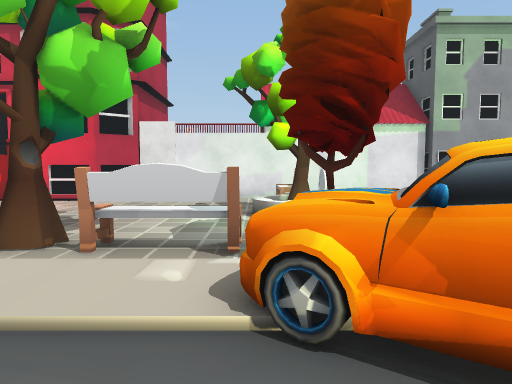
View 1 (above)

24 first-person views from a walk through a 3-D level made in the Unity game engine. The camera is 1.3 m above the floor, tilts 4° down and sees 75° across. The floor is counted in squares, 1 m on a side. Each view is taken from the middle of a square. On the plan, view 1 faces up. The plan holds only what a view shows up to about 14 squares ahead; the rest is blank. The place goes on beyond the plan. Some animated figures are left out. Some surface patterns are stand-ins.

View 2
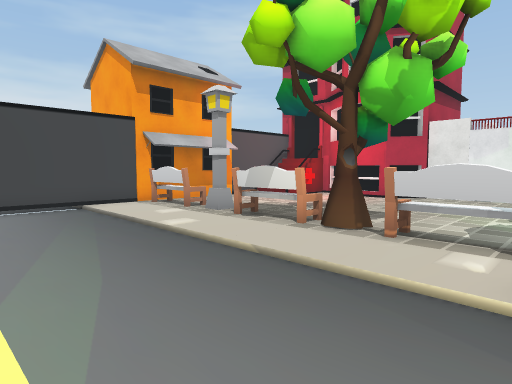

View 3
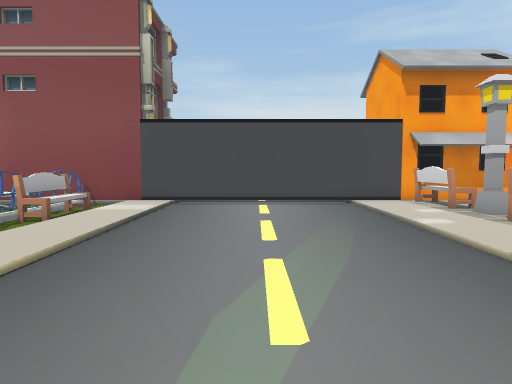

View 4
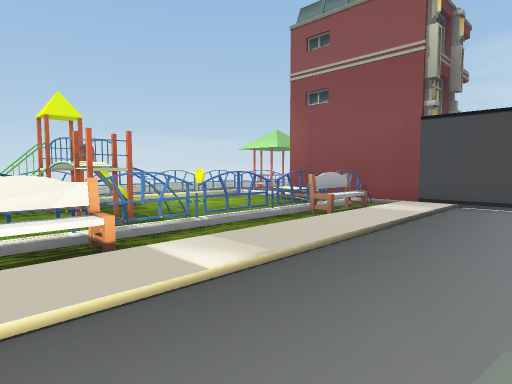

View 5
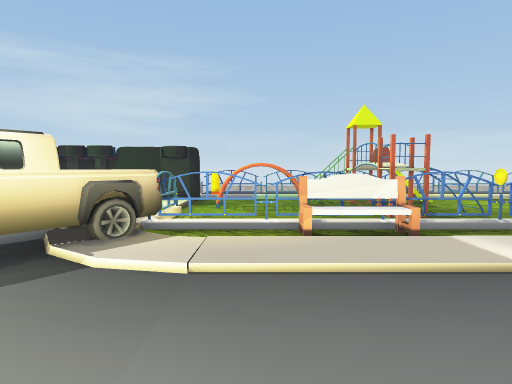

View 6
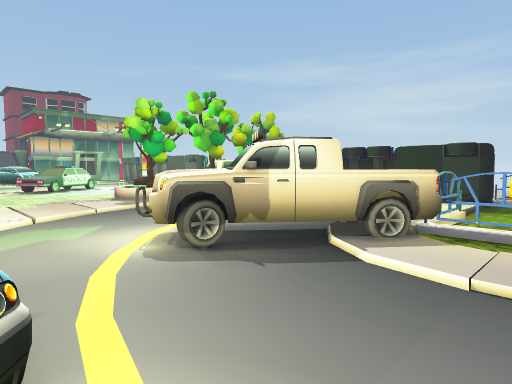

View 7
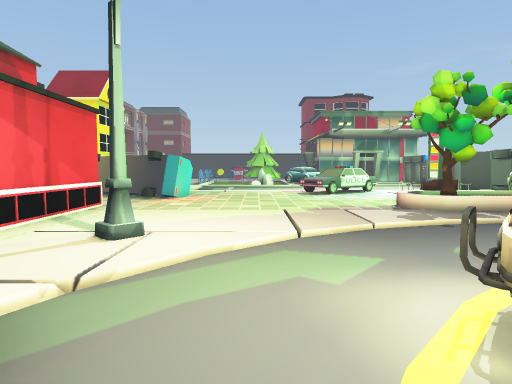

View 8
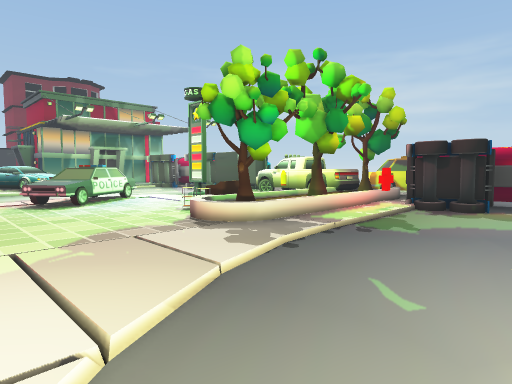

View 9
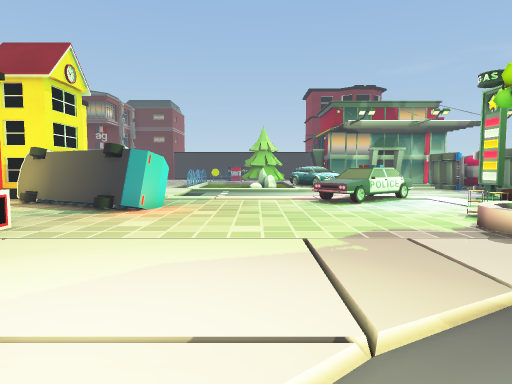

View 10
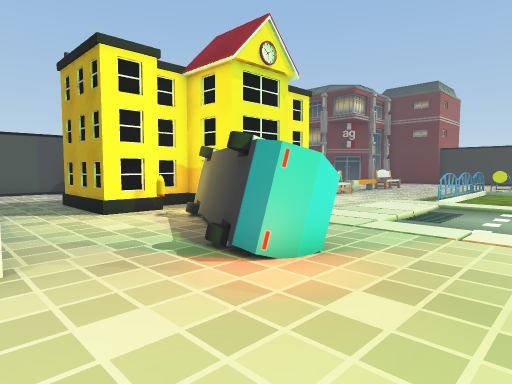

View 11
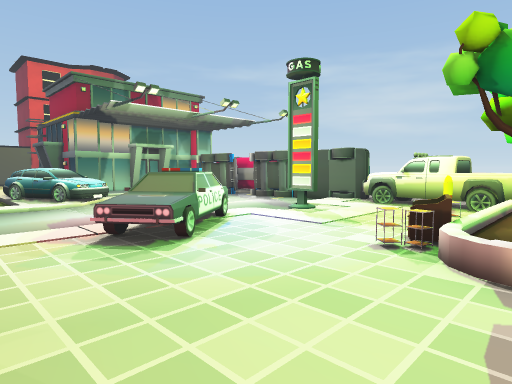

View 12
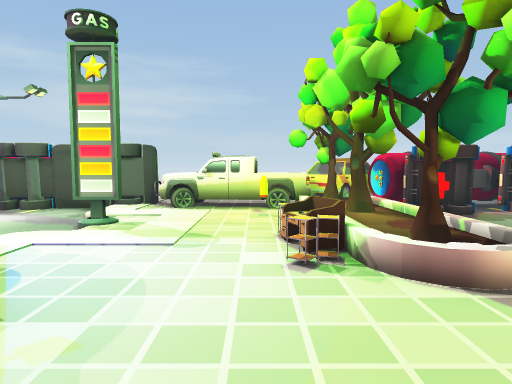

View 13
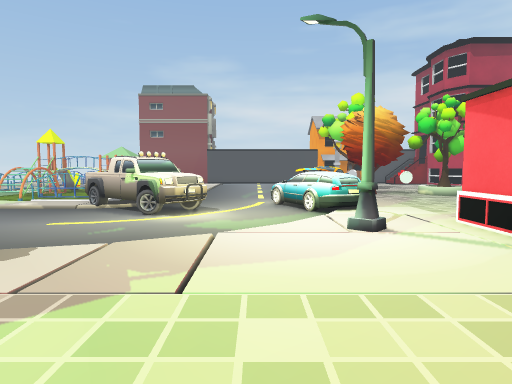

View 14
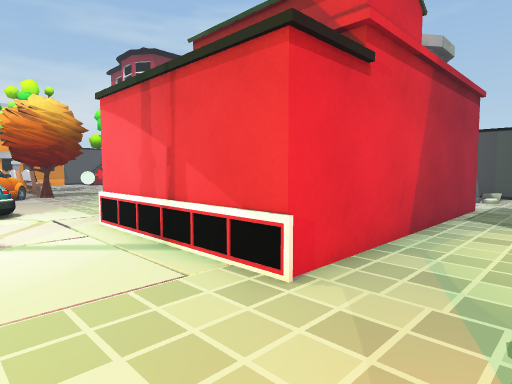

View 15
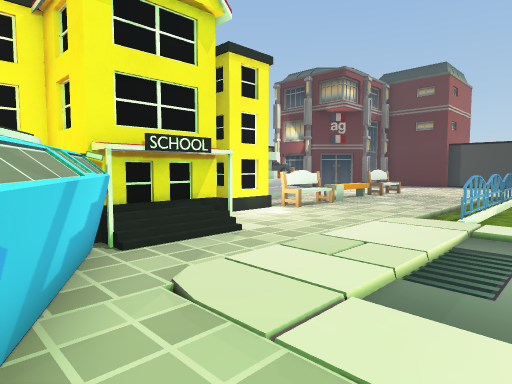

View 16
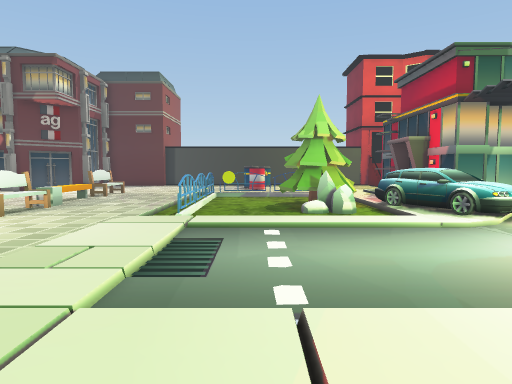

View 17
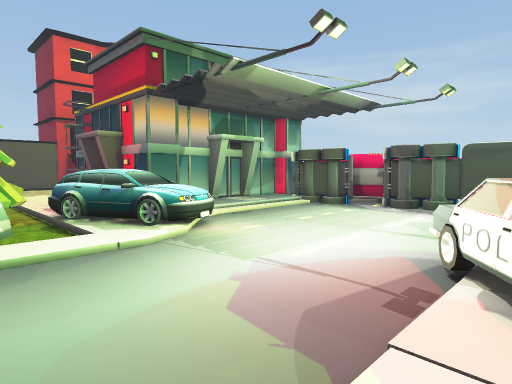

View 18
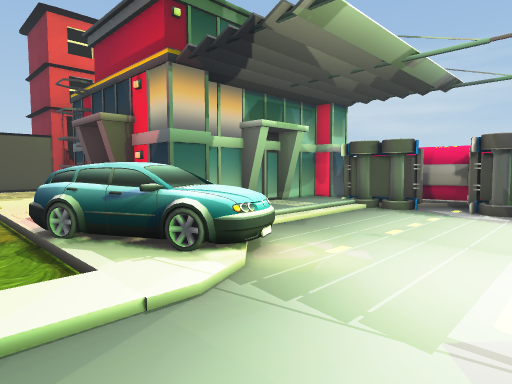

View 19
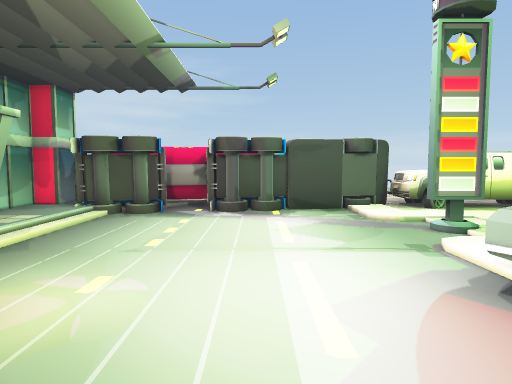

View 20
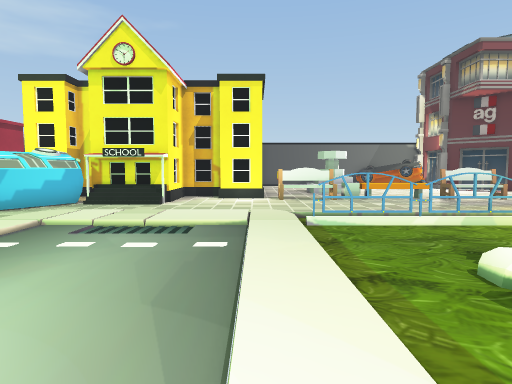

View 21
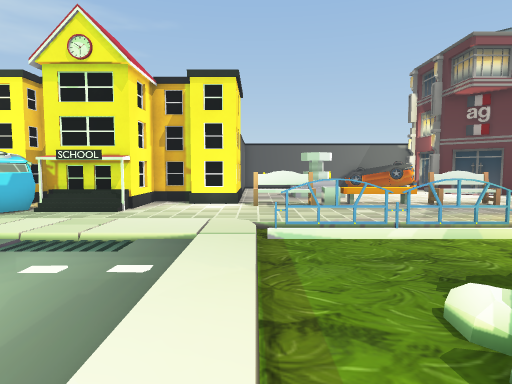

View 22
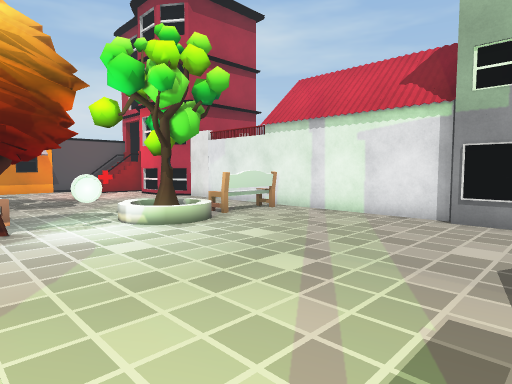

View 23
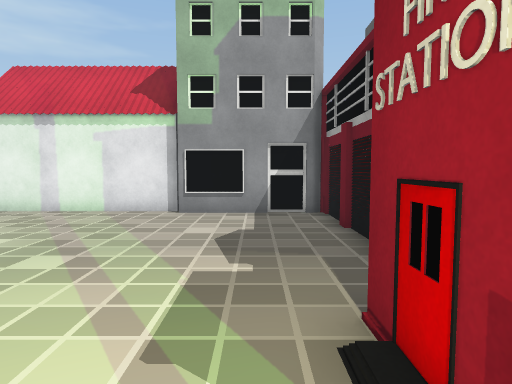

View 24
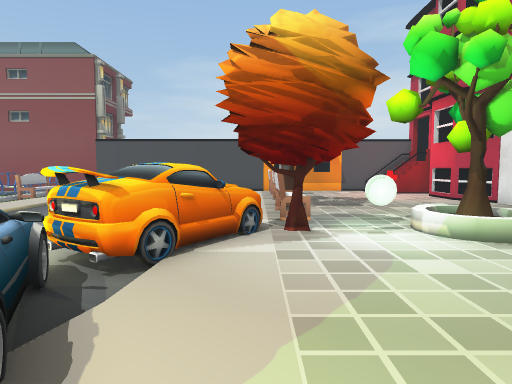

### Floor plan
Key: @ floor where view 1 was taken; # wall or solid block; x gap in a wall; . main floor; : floor 0.25 m higher than the main floor; / step, stairs or slope; = window, fence, low wall or low ledge; ^ raised ledge; B building; H house; E bench; T tree; C coin; A car; S streetlight; R railing; U bus; K desk; O other object.
Columns run from 14 left of view 1 to 35 right of it. Each row starts with its distance up from view 1.
 19                              ##
 18                               .
 17                               .
 16                             OO.
 15               H              ....
 14               H      B        ....
 13         ##HHHHH######BBBB#   #....
 12        BB......E.........#   #...#
 11       O........E.........#   #...#             ..
 10        ....   .E.........#   #...####  #### .....
  9  H#  ........ /T/........#   #...##.#  #=##EEEOEEE
  8  HH  ........./ /........    #....O.#  #.. EEOOEEE
  7  HH  ....................    #.....U####.........
  6  HH..  ...T....C........#    #....UUU   .........
  5  HHEEES.EEETEEET........#    #....UUU............
  4 HH#...:......:.#........######...UUU:.:::::......
  3   #...........AAAA......./.......UU.:/::::::RRRRRO
  2  .#............AAAAAAA/../.......UU.:/....:......
  1  .#............  AAAAA///S..........:/....:......
  0  .#...........@ . AA....//..........:/....:....TT
 -1  .#............. ......../..........:/....:..:TTT
 -2  .#......................./.........:/....:..OTTT
 -3  .#..................AA.../.........:/....:...ATT
 -4  .#///////////////..AAA...........O A/....::AAA :
 -5 B:#..:......:......AAA.............AO/.....AAA  #
 -6 BB ///////////////AAA.....././/.....AA.....AA ####
 -7    RRRRRRRRRREEERRRAA......//TTO....A:......: ##
 -8              ..   ../......// TOK.::::.......::#
 -9   B.O.....###....O../.. ...//  O..:./......./:##
-10   B  .....##^  ...R./   ...//T ...:.#......./::#
-11   B  .......#. .....    ...O/  .O.:........./:##
-12       ......#..###..    ...A/  ...::::....../A##
-13        C..##^#.....A AAAAAAA/ TAAAAA:/..AA.  A##
-14        ..   ^x ....AA AAAAAA/TTAAAAAAAAAAA    #
-15         OOOOOO  OOO    A    AO AA AAAA        A
-16                              OO.....

Where each view was taken, in squares from view 1:
view 1: 0 up, 0 right, facing up
view 2: 1 down, 0 right, facing up-left
view 3: 1 down, 1 right, facing left
view 4: 1 down, 1 right, facing down-left
view 5: 0 up, 2 right, facing down
view 6: 0 up, 2 right, facing down-right
view 7: 1 down, 5 right, facing right
view 8: 1 down, 9 right, facing down-right
view 9: 1 down, 9 right, facing right
view 10: 1 down, 15 right, facing up-right
view 11: 1 down, 15 right, facing down-right
view 12: 2 down, 18 right, facing down
view 13: 1 down, 18 right, facing left
view 14: 1 up, 18 right, facing up-left
view 15: 1 up, 20 right, facing up-right
view 16: 1 up, 20 right, facing right
view 17: 1 down, 22 right, facing down-right
view 18: 2 down, 25 right, facing down-right
view 19: 3 down, 26 right, facing down
view 20: 5 down, 28 right, facing up
view 21: 4 down, 29 right, facing up
view 22: 4 up, 9 right, facing up-left
view 23: 3 up, 9 right, facing up
view 24: 4 up, 8 right, facing left
